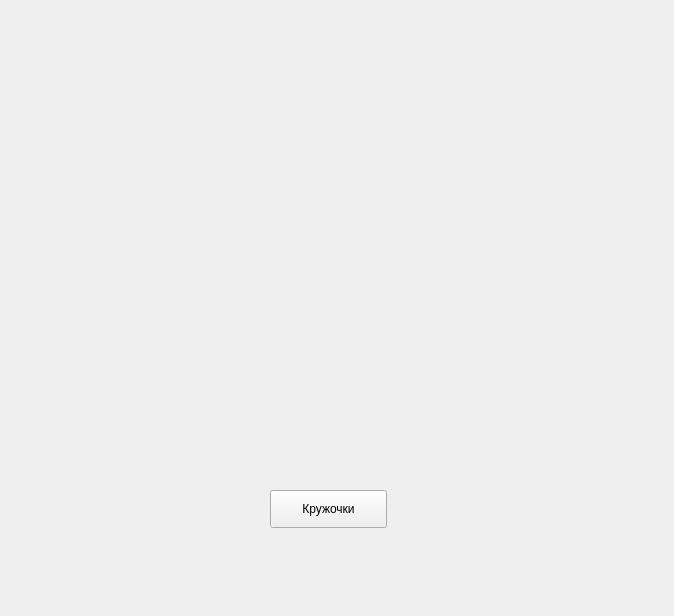
<?xml version="1.0" encoding="UTF-8"?>
<ui version="4.0">
 <class>widjet</class>
 <widget class="QWidget" name="widjet">
  <property name="geometry">
   <rect>
    <x>0</x>
    <y>0</y>
    <width>674</width>
    <height>616</height>
   </rect>
  </property>
  <property name="windowTitle">
   <string>Form</string>
  </property>
  <widget class="QPushButton" name="button">
   <property name="geometry">
    <rect>
     <x>270</x>
     <y>490</y>
     <width>117</width>
     <height>38</height>
    </rect>
   </property>
   <property name="text">
    <string>Кружочки</string>
   </property>
  </widget>
 </widget>
 <resources/>
 <connections/>
</ui>
